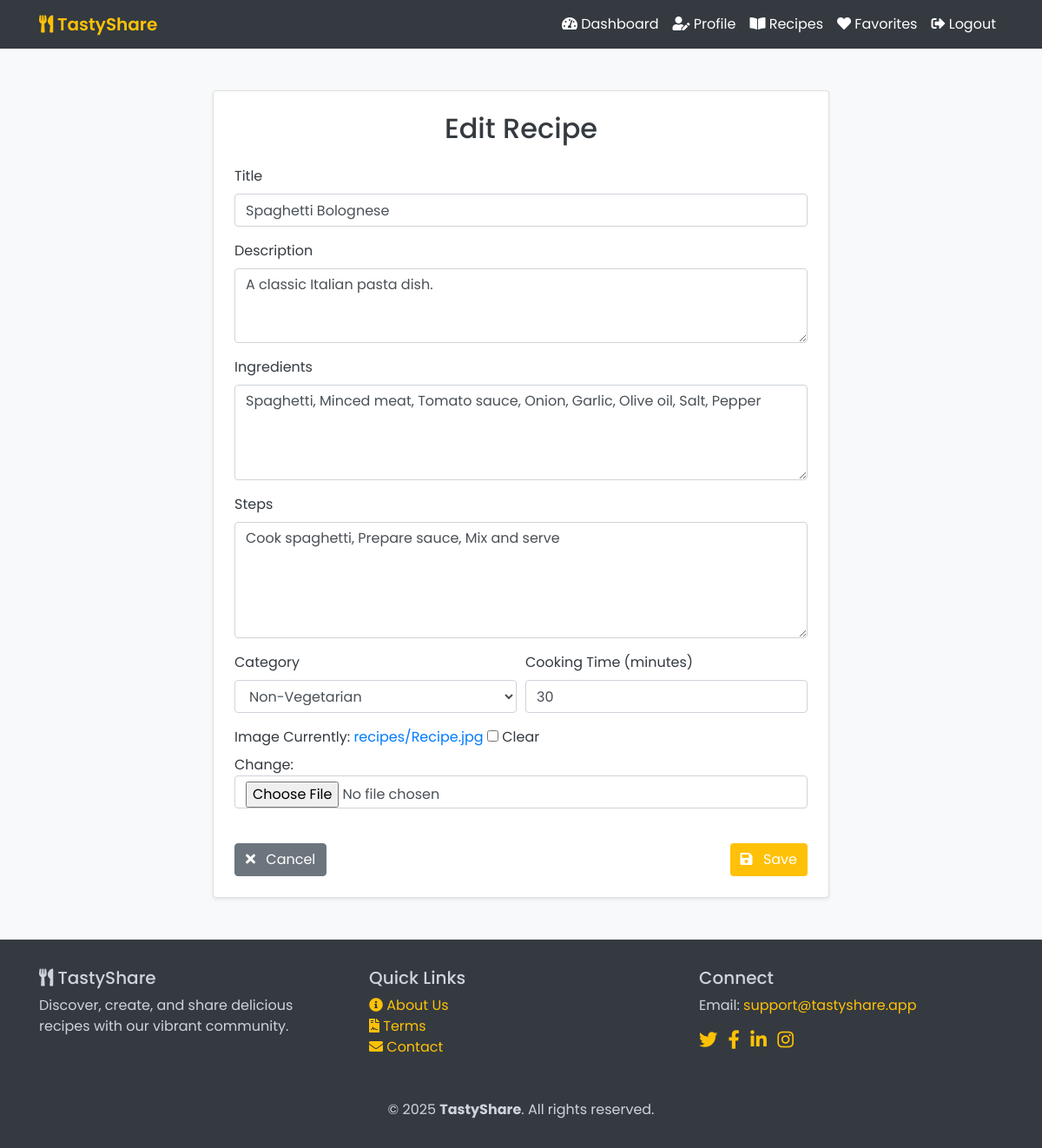
Page /recipes/13/edit/ (signed in) on the committed database.
### myapp/models.py (models this page shows, shortened)
class Recipe(models.Model):
    CATEGORY_CHOICES = [
        ('Vegetarian', 'Vegetarian'),
        ('Vegan', 'Vegan'),
        ('Non-Vegetarian', 'Non-Vegetarian'),
        ('Desserts', 'Desserts'),
        ('Snacks', 'Snacks'),
    ]
    STATUS_CHOICES = [
        ('Pending', 'Pending'),
        ('Approved', 'Approved'),
        ('Rejected', 'Rejected'),
    ]
    user = models.ForeignKey('CustomerUser', on_delete=models.CASCADE, related_name='recipes')
    title = models.CharField(max_length=255)
    description = models.TextField()
    ingredients = models.TextField()
    steps = models.TextField()
    category = models.CharField(max_length=50, choices=CATEGORY_CHOICES)
    cooking_time = models.PositiveIntegerField(help_text="Time in minutes")
    image = models.ImageField(upload_to='recipes/', blank=True, null=True)
    status = models.CharField(max_length=20, choices=STATUS_CHOICES, default='Pending')
    created_at = models.DateTimeField(auto_now_add=True)
    updated_at = models.DateTimeField(auto_now=True)

### myapp/views.py (the view)
# urls.py: path('recipes/<int:pk>/edit/', views.recipe_update, name='recipe_update'),
def recipe_update(request, pk):
    if 'user_id' not in request.session:
        messages.error(request, "Please login first.")
        return redirect('login')
    recipe = get_object_or_404(Recipe, pk=pk, user_id=request.session['user_id'])
    if request.method == 'POST':
        form = RecipeForm(request.POST, request.FILES, instance=recipe)
        if form.is_valid():
            updated_recipe = form.save(commit=False)
            updated_recipe.status = 'Pending'  # reset to pending after edit
            updated_recipe.save()
            messages.success(request, "Recipe updated and resubmitted for approval.")
            return redirect('dashboard')
    else:
        form = RecipeForm(instance=recipe)
    return render(request, 'recipes/recipe_form.html', {'form': form, 'title': 'Edit Recipe'})

### myapp/forms.py
class RecipeForm(forms.ModelForm):
    class Meta:
        model = Recipe
        fields = ['title', 'description', 'ingredients', 'steps', 'category', 'cooking_time', 'image']
        widgets = {
            'description': forms.Textarea(attrs={'rows': 3, 'class': 'form-control'}),
            'ingredients': forms.Textarea(attrs={'rows': 4, 'class': 'form-control'}),
            'steps': forms.Textarea(attrs={'rows': 5, 'class': 'form-control'}),
            'category': forms.Select(attrs={'class': 'form-control'}),
            'title': forms.TextInput(attrs={'class': 'form-control'}),
            'cooking_time': forms.NumberInput(attrs={'class': 'form-control'}),
            'image': forms.ClearableFileInput(attrs={'class': 'form-control'}),
        }

### templates/recipes/recipe_form.html (shortened to what this page needs)
{% extends "base.html" %}
{% block content %}
<div class="container my-5">
  <div class="row justify-content-center">
    <div class="col-lg-8">
      <div class="card shadow-sm p-4">
        <h2 class="mb-4 text-center">{{ title }}</h2>
        <form method="post" enctype="multipart/form-data">
          <div class="form-row">
            <div class="form-group col-md-12">
              <label for="{{ form.title.id_for_label }}">Title</label>
              {{ form.title }}
            </div>
            <div class="form-group col-md-12">
              <label for="{{ form.description.id_for_label }}">Description</label>
              {{ form.description }}
            </div>
            <div class="form-group col-md-12">
              <label for="{{ form.ingredients.id_for_label }}">Ingredients</label>
              {{ form.ingredients }}
            </div>
            <div class="form-group col-md-12">
              <label for="{{ form.steps.id_for_label }}">Steps</label>
              {{ form.steps }}
            </div>
            <div class="form-group col-md-6">
              <label for="{{ form.category.id_for_label }}">Category</label>
              {{ form.category }}
            </div>
            <div class="form-group col-md-6">
              <label for="{{ form.cooking_time.id_for_label }}">Cooking Time (minutes)</label>
              {{ form.cooking_time }}
            </div>
            <div class="form-group col-md-12">
              <label for="{{ form.image.id_for_label }}">Image</label>
              {{ form.image }}
            </div>
          </div>
          <div class="d-flex justify-content-between mt-4">
            <a href="{% url 'recipe_list' %}" class="btn btn-secondary">
              <i class="fas fa-times mr-2"></i> Cancel
            </a>
            <button type="submit" class="btn btn-primary">
              <i class="fas fa-save mr-2"></i> Save
            </button>
          </div>
        </form>
      </div>
    </div>
  </div>
</div>
{% endblock %}

### templates/base.html (style rules this page uses)
body { font-family: 'Poppins', sans-serif; background: #f8f9fa; color: #343a40; margin: 0; }
.btn-primary { background: #ffc107; border: none; }

### rows in the picture
Recipe: title "Spaghetti Bolognese", description "A classic Italian pasta dish.", ingredients "Spaghetti, Minced meat, Tomato sauce, Onion, Garlic, Olive oil, Salt, Pepper", steps "Cook spaghetti, Prepare sauce, Mix and serve", category "Non-Vegetarian", cooking_time "30"

### other values in the picture
{{ title }} "Edit Recipe"
